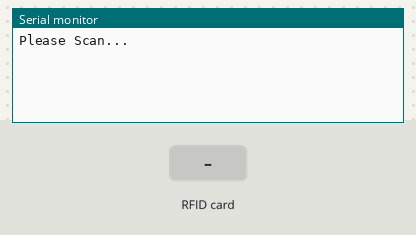
The sketch below on a simulated Arduino Uno, built with avr-gcc and run on an emulated ATmega328P. On the bench: the last lines printed to the serial monitor. The inputs (shaded band) are chosen by the test bench.

Above: at 1.2 s.
1.3 s: RFID card E9 A0 97 1A held to the reader
At 2.4 s:
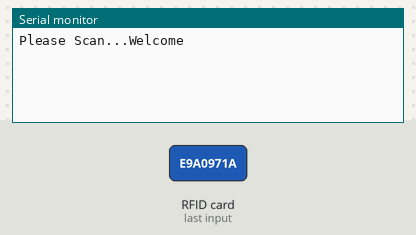
3.6 s: RFID card 5E 7A 19 C4 held to the reader
At 6.5 s:
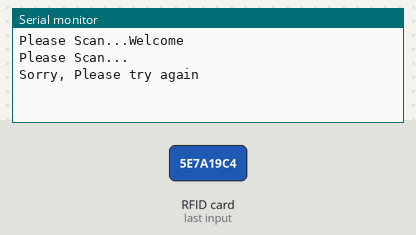

The sketch:

ReadID_and_show_on_LCD.ino
```cpp
#include <SPI.h>
#include <MFRC522.h>
#define SS_PIN 10
#define RST_PIN 9
MFRC522 mfrc522(SS_PIN, RST_PIN);        // Create MFRC522 instance.
MFRC522::MIFARE_Key key;

#include <Wire.h>

void setup() {

        Serial.begin(9600);
        SPI.begin();               // Init SPI bus
        mfrc522.PCD_Init();        // Init MFRC522 card
        Serial.print("Please Scan...");
}

void loop() {

        // Look for new cards, and select one if present
        if ( ! mfrc522.PICC_IsNewCardPresent() || ! mfrc522.PICC_ReadCardSerial() ) {
            delay(1000);
            return;
        }


    String rfidUid = "";
    for (byte i = 0; i < mfrc522.uid.size; i++) {
    rfidUid += String(mfrc522.uid.uidByte[i] < 0x10 ? " 0" : " ");
    rfidUid += String(mfrc522.uid.uidByte[i], HEX);
  }
  rfidUid.toUpperCase();
        if (rfidUid == " E9 A0 97 1A"){
          Serial.println("Welcome");
        }
        else{
           Serial.println("Sorry, Please try again");
        }
        delay(3000);
         Serial.println("Please Scan...");

    }
```

Measured:
- after the input at 1.3 s, the serial monitor: prints a new line after 0.81 s (image 1)
- after the input at 3.6 s, the serial monitor: prints a new line after 1.5 s (image 2)
